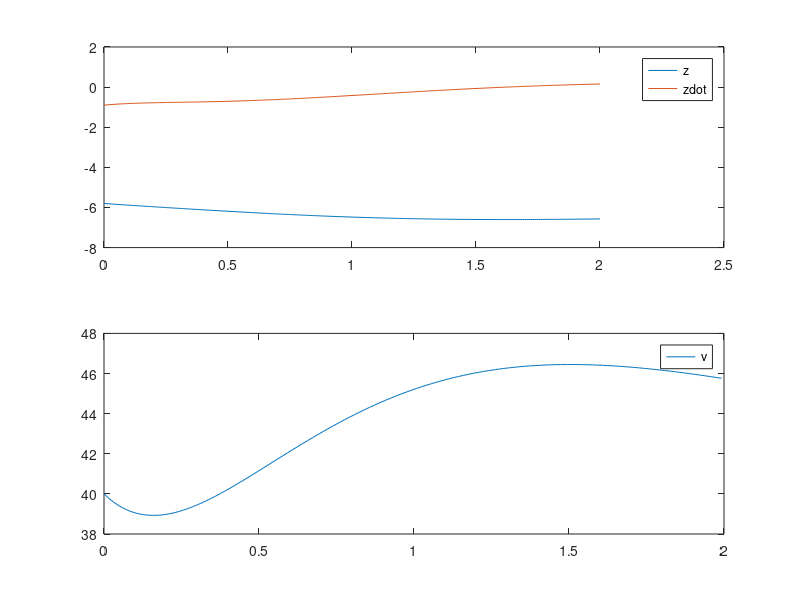

Recreate this plot in MATLAB.
function startercode174302
[T,X,U,XFORDISPLAY] = RunSimulation;
PlotResults(T,X,U);
z = mat2str(XFORDISPLAY(1),8)
zdot = mat2str(XFORDISPLAY(2),8)
end

function [actuators,data] = initControlSystem(sensors,references,parameters,data)
%%%%%%%%%%%%%%%%%%
% MODIFY
data.A = [0, 1; 8/3, -2/3];
data.B = [0; 1/3];
data.C = [1, 0];
data.xhat = [0;0];
data.u = 0;

qC = eye(length(data.A - 1));
rC = 4.4;

qO = 0.4;
rO = eye(length(data.A - 1));

data.K = lqr(data.A, data.B, qC, rC);
data.L = lqr(data.A', data.C', inv(rO), inv(qO))';
% 
%%%%%%%%%%%%%%%%%%
[actuators,data] = runControlSystem(sensors,references,parameters,data);
end

function [actuators,data] = runControlSystem(sensors,references,parameters,data)
%%%%%%%%%%%%%%%%%%
% MODIFY
zE = -6;
vE = -8*zE - 8;
u = -data.K * data.xhat;
y = sensors.z - zE;
data.xhat = data.xhat + (data.A*data.xhat + data.B*u - data.L*(data.C*data.xhat - y)) * parameters.tStep;
actuators.v = u + vE;
%
%%%%%%%%%%%%%%%%%%
end

function [T,X,U,XFORDISPLAY] = RunSimulation
[t,x,tStep,nSteps,nStepsForDisplay] = InitSimulation;
T = t;
X = x;
U = [];
controller.init = @initControlSystem;
controller.run = @runControlSystem;
controller.sensors = GetSensors(t,x);
controller.references = struct;
controller.parameters = struct('tStep',tStep);
controller.data = struct;
[controller.actuators,controller.data] = ...
    controller.init(controller.sensors, ...
                    controller.references, ...
                    controller.parameters, ...
                    controller.data);
for iStep = 1:nSteps
    u = GetInput(controller.actuators);
    [t,x] = ode45(@(t,x) GetXDot(t,x,u),[t t+tStep],x);
    t = t(end);
    x = x(end,:)';
    controller.sensors = GetSensors(t,x);
    [controller.actuators,controller.data] = ...
    controller.run(controller.sensors, ...
                    controller.references, ...
                    controller.parameters, ...
                    controller.data);
    T = [T t];
    X = [X x];
    U = [U u];
    if iStep==nStepsForDisplay
        XFORDISPLAY = x;
    end
end
end

function [t,x,tStep,nSteps,nStepsForDisplay] = InitSimulation
t = 0;
x = [-5.80; -0.90];
tStep = 0.008;
nStepsForDisplay = 25;
nSteps = 250;
end

function u = GetInput(actuators)
u = actuators.v;
end

function sensors = GetSensors(t,x)
sensors.t = t;
sensors.z = x(1);
end

function xdot = GetXDot(t,x,u)
xdot = [x(2); (1/3)*(-(2*x(2)+-8*x(1)+-8)+u(1))];
end

function PlotResults(T,X,U)
clf;
subplot(2,1,1);
plot(T,X);
legend('z','zdot');
subplot(2,1,2);
plot(T(1:end-1),U);
legend('v');
end
